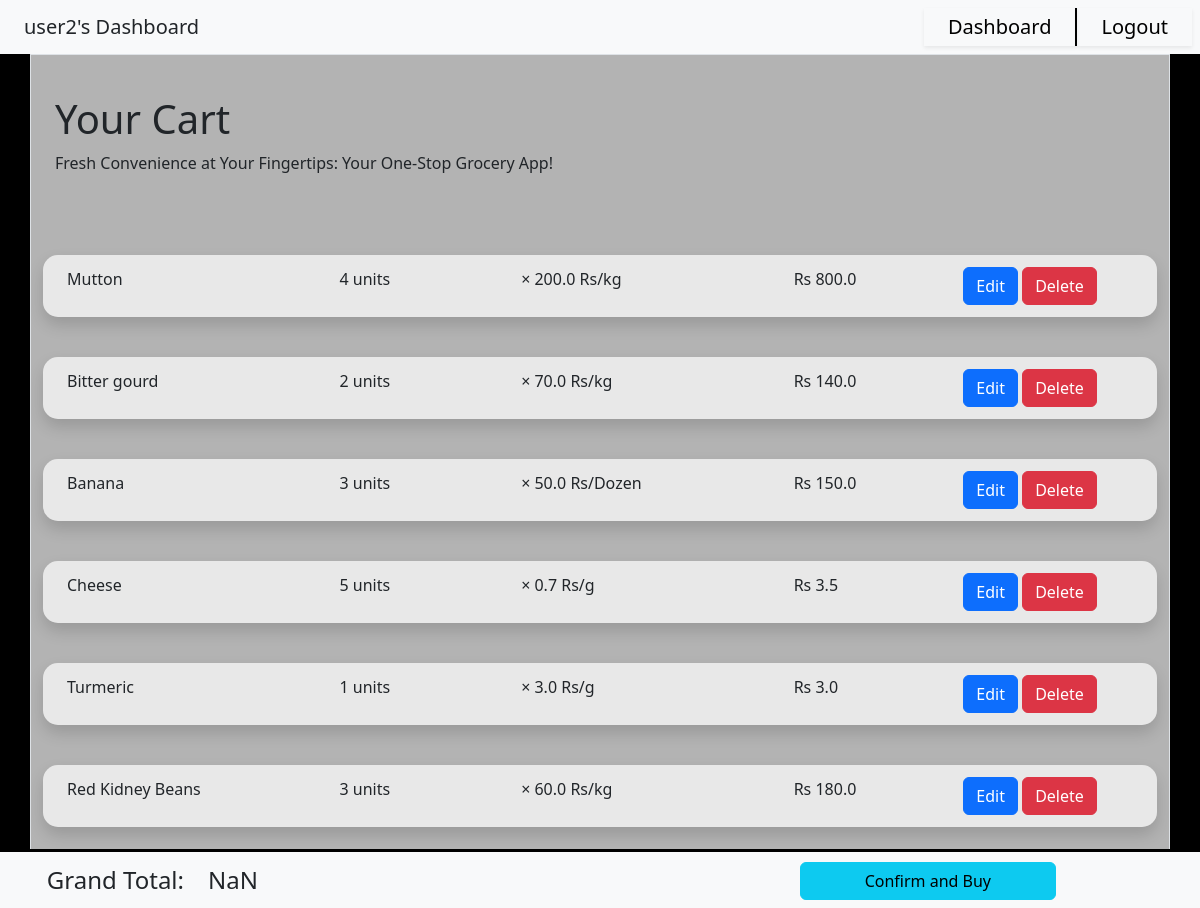
Page /user2/cart on the earlier database version.
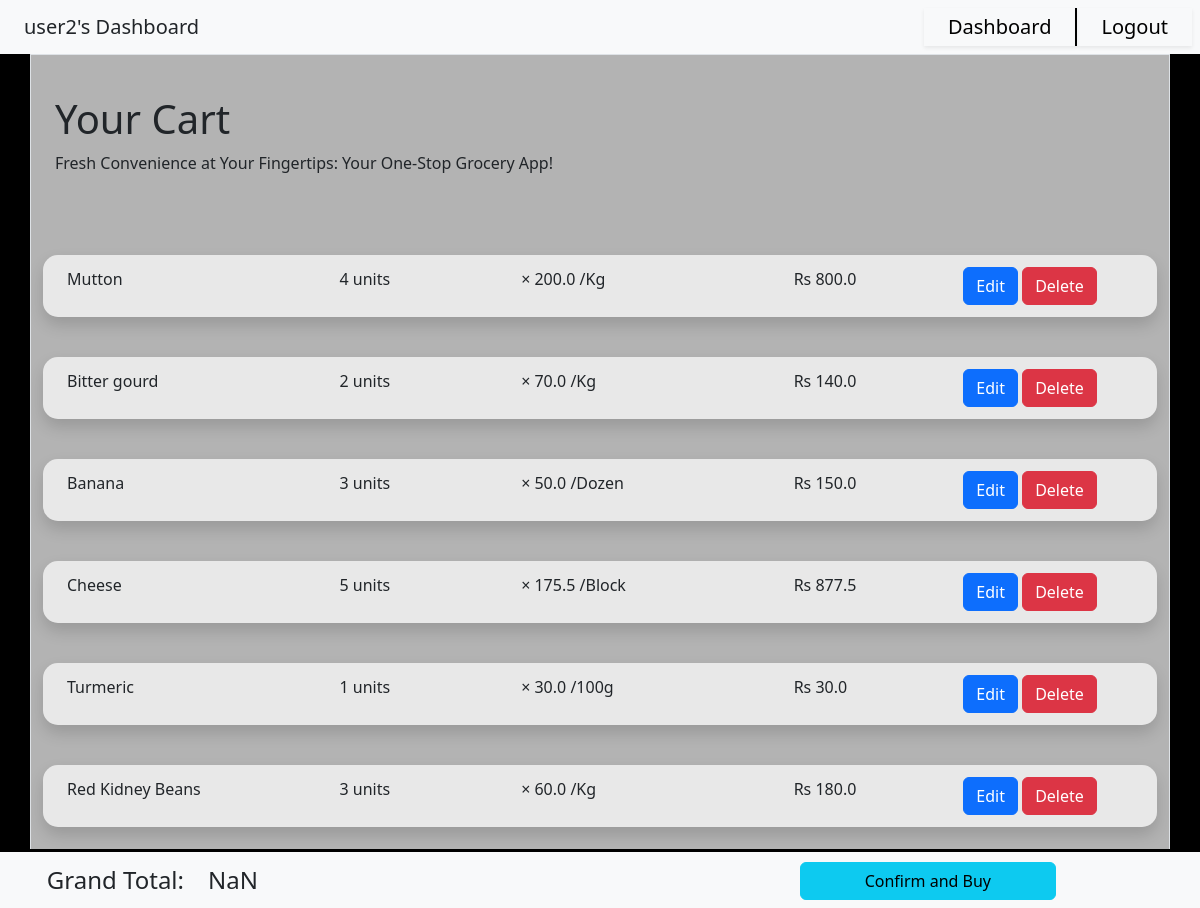
Same page on the later database version.
### application/models.py (models this page shows)
class Order_Details(db.Model):
    __tablename__ = 'Order_Details'
    OID = db.Column(db.Integer, db.ForeignKey('Orders_Desc.OID', ondelete='CASCADE'), primary_key=True)
    PID = db.Column(db.Integer, db.ForeignKey('Product.PID', ondelete='SET NULL'), primary_key=True)
    Qty = db.Column(db.Integer, nullable=False)
    __table_args__ = (db.PrimaryKeyConstraint('OID', 'PID'),)
    order = db.relationship("Orders_Desc", back_populates="products")
    product = db.relationship("Product", back_populates="ords")

class Product(db.Model):
    __tablename__ = 'Product'
    PID = db.Column(db.Integer, autoincrement=True, primary_key=True)
    Name = db.Column(db.String(collation='NOCASE'), unique=True, nullable=False)
    Price = db.Column(db.Float, nullable=False)
    Unit = db.Column(db.String, nullable=False)
    Stock = db.Column(db.Integer, nullable=False)
    CID = db.Column(db.Integer, db.ForeignKey('Category.CID', ondelete='CASCADE'))
    cat = db.relationship("Category", back_populates="products")
    ords = db.relationship("Order_Details", back_populates="product")

### application/user_actions.py (the view)
@app.route("/<usr>/cart")
def show_cart(usr):
    u = Users.query.filter(Users.Uname == usr).first()
    active_order = None
    for o in u.orders:
        if o.Status == 1:
            active_order = o
    if active_order is None:
        return render_template("cart.html", user=usr, order=None)
    else:
        details = None
        details = db.session.query(Order_Details, Product).join(Product, Product.PID ==  Order_Details.PID).filter(Order_Details.OID == active_order.OID).all()
        if len(details) == 0:
            return render_template("cart.html", user=usr, order=None)
        return render_template("cart.html", user=usr, order=details)

### templates/cart.html (shortened to what this page needs)
<!DOCTYPE html>
<html>
    <head>
        <link href="https://cdn.jsdelivr.net/npm/bootstrap@5.3.1/dist/css/bootstrap.min.css" rel="stylesheet">
    </head>
    <body id="body">
        <nav id = "nav" class="navbar sticky-top bg-body-tertiary text-center">
            <div class="nav" style = "text-align:left;">
                {{ user }}'s Dashboard
            </div>
            <div class="clickable nav shadow-sm" style = "margin-left:auto;text-align:right; border-right:2px solid black;">
                <a href="/{{ user }}/user_dashboard" style = "text-decoration:none; color:black;">Dashboard</a>
            </div>
            <div class="clickable nav shadow-sm" style = "margin-right:1vh; text-align:left;">
                <a href="/login" style = "text-decoration:none; color:black;">Logout</a>
            </div>
        </nav>
        <div id = "content" class="container border">
            <div style = "margin-left:1vw; margin-right:auto; margin-top:5vh;">
                <h1>Your Cart</h1>
                <p>Fresh Convenience at Your Fingertips: Your One-Stop Grocery App!</p><br>
            </div>
            {% if order is none %}
                <h3>Your cart is empty go to home to start adding to the cart</h3>
            {% else %}
                {% for desc, prod in order %}
                <div id = "list" style = "width:100%">
                    <div class = "container-fluid shadow line-item" style = "width:100%; margin-top:5vh; display:flex;">
                        <div class ="row" style = "margin:auto; width:100%; height:fit-content; padding:1vw;">
                            <div class = "col-3 text-wrap" style = "margin-bottom:0px;">{{ prod.Name }}</div>
                            <div id = "{{ prod.PID }}" class = "col-2 text-wrap" style = "margin-bottom:0px;">{{ desc.Qty }} units</div>
                            <div class = "col-3 text-wrap" style = "margin-bottom:0px;">&times; {{ prod.Price }} {{ prod.Unit }}</div>
                            <div class = "col-2 text-wrap {{ prod.PID }}" style = "margin-bottom:0px;">Rs <span class="line-total">{{ desc.Qty*prod.Price }}</span> </div>
                            <div id = "buttons-{{ prod.PID }}" class = "col-2  text-wrap" style = "margin-bottom:0px; padding:0px;">
                                <button type="button" class="btn btn-primary" onclick = "edittable('{{ prod.PID }}', '{{ desc.OID }}', '{{ desc.Qty }}', '{{ prod.Price }}', this)">Edit</button>
                                <button type="button" class="btn btn-danger" onclick = "del('{{ prod.PID }}', '{{ desc.OID }}')">Delete</button>
                            </div>
                        </div>
                    </div>
                </div>
                        {% if loop.first %}
                        <nav class="navbar fixed-bottom bg-body-tertiary" style="border-top:3px solid black">
                            <div class="container-fluid row">
                                <p class = "col-2" style="font-size:3vh; text-align:right; margin:0px">Grand Total: </p>
                                <p id = "grand-total" class = "col-4" style="font-size:3vh; margin:0px">Price </p>
                                <p class = "col-6" style="font-size:3vh; text-align:right; padding-right:10vw; margin:0px">
                                    <button id = "checkout-btn" type="button" class="btn btn-info" style="padding-left:8vh;padding-right:8vh" onclick = "$('#confirmationModal').modal('show');">Confirm and Buy</button>
                                </p>
                            </div>
                        </nav>
                    {% endif %}
                {% endfor %}
            {% endif %}
        </div>
    </body>
</html>

Differences in the rows shown:
changed through a linked row, Order_Details "Mutton": Unit "Rs/kg" → "/Kg"
changed through a linked row, Order_Details "Bitter gourd": Unit "Rs/kg" → "/Kg"
changed through a linked row, Order_Details "Banana": Unit "Rs/Dozen" → "/Dozen"
changed through a linked row, Order_Details "Cheese": Price "0.7" → "175.5"; Unit "Rs/g" → "/Block"; desc.Qty*prod.Price "3.5" → "877.5"
changed through a linked row, Order_Details "Turmeric": Price "3.0" → "30.0"; Unit "Rs/g" → "/100g"; desc.Qty*prod.Price "3.0" → "30.0"
changed through a linked row, Order_Details "Red Kidney Beans": Unit "Rs/kg" → "/Kg"
